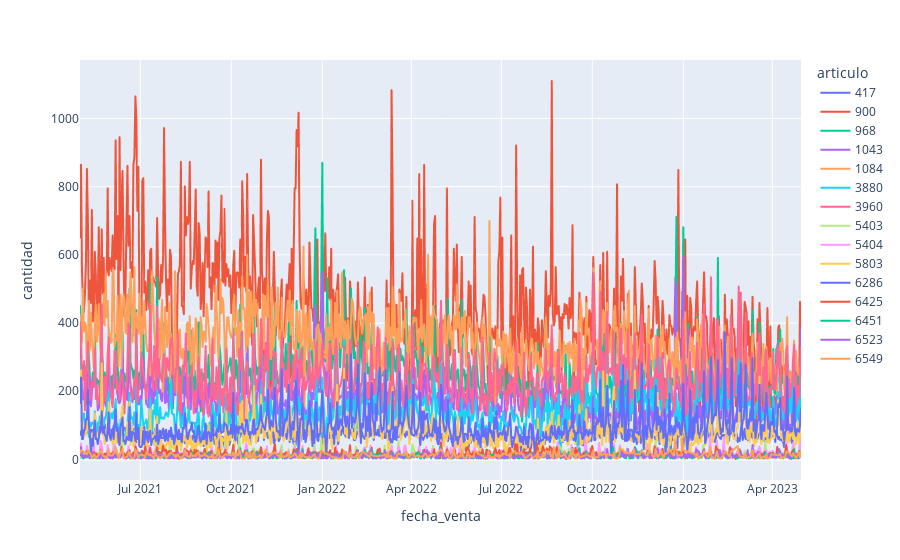

The notebook cell saved with this chart:
### Code cell
# 9
# Evolución temporal por artículo de la variable "cantidad"

group = df.groupby(["articulo", pd.Grouper(key="fecha_venta", freq="1D")])["cantidad"].sum().reset_index()
fig = px.line(group, x="fecha_venta", y="cantidad", color="articulo")
fig.show()

### Figure 1 — Plotly figure (JSON) as saved in the notebook; plotly's stock layout.template omitted (floating-point values rounded to 4 significant figures; data arrays with more than 128 entries replaced by an {"elided": "..."} marker saying what was removed)
{"data": [{"hovertemplate": "articulo=417<br>fecha_venta=%{x}<br>cantidad=%{y}<extra></extra>", "legendgroup": "417", "line": {"color": "#636efa", "dash": "solid"}, "marker": {"symbol": "circle"}, "mode": "lines", "name": "417", "showlegend": true, "type": "scattergl", "x": {"elided": "730 str values"}, "xaxis": "x", "y": {"elided": "730 float values"}, "yaxis": "y"}, {"hovertemplate": "articulo=900<br>fecha_venta=%{x}<br>cantidad=%{y}<extra></extra>", "legendgroup": "900", "line": {"color": "#EF553B", "dash": "solid"}, "marker": {"symbol": "circle"}, "mode": "lines", "name": "900", "showlegend": true, "type": "scattergl", "x": {"elided": "730 str values"}, "xaxis": "x", "y": {"elided": "730 float values"}, "yaxis": "y"}, {"hovertemplate": "articulo=968<br>fecha_venta=%{x}<br>cantidad=%{y}<extra></extra>", "legendgroup": "968", "line": {"color": "#00cc96", "dash": "solid"}, "marker": {"symbol": "circle"}, "mode": "lines", "name": "968", "showlegend": true, "type": "scattergl", "x": {"elided": "730 str values"}, "xaxis": "x", "y": {"elided": "730 float values"}, "yaxis": "y"}, {"hovertemplate": "articulo=1043<br>fecha_venta=%{x}<br>cantidad=%{y}<extra></extra>", "legendgroup": "1043", "line": {"color": "#ab63fa", "dash": "solid"}, "marker": {"symbol": "circle"}, "mode": "lines", "name": "1043", "showlegend": true, "type": "scattergl", "x": {"elided": "730 str values"}, "xaxis": "x", "y": {"elided": "730 float values"}, "yaxis": "y"}, {"hovertemplate": "articulo=1084<br>fecha_venta=%{x}<br>cantidad=%{y}<extra></extra>", "legendgroup": "1084", "line": {"color": "#FFA15A", "dash": "solid"}, "marker": {"symbol": "circle"}, "mode": "lines", "name": "1084", "showlegend": true, "type": "scattergl", "x": {"elided": "730 str values"}, "xaxis": "x", "y": {"elided": "730 float values"}, "yaxis": "y"}, {"hovertemplate": "articulo=3880<br>fecha_venta=%{x}<br>cantidad=%{y}<extra></extra>", "legendgroup": "3880", "line": {"color": "#19d3f3", "dash": "solid"}, "marker": {"symbol": "circle"}, "mode": "lines", "name": "3880", "showlegend": true, "type": "scattergl", "x": {"elided": "730 str values"}, "xaxis": "x", "y": {"elided": "730 float values"}, "yaxis": "y"}, {"hovertemplate": "articulo=3960<br>fecha_venta=%{x}<br>cantidad=%{y}<extra></extra>", "legendgroup": "3960", "line": {"color": "#FF6692", "dash": "solid"}, "marker": {"symbol": "circle"}, "mode": "lines", "name": "3960", "showlegend": true, "type": "scattergl", "x": {"elided": "730 str values"}, "xaxis": "x", "y": {"elided": "730 float values"}, "yaxis": "y"}, {"hovertemplate": "articulo=5403<br>fecha_venta=%{x}<br>cantidad=%{y}<extra></extra>", "legendgroup": "5403", "line": {"color": "#B6E880", "dash": "solid"}, "marker": {"symbol": "circle"}, "mode": "lines", "name": "5403", "showlegend": true, "type": "scattergl", "x": {"elided": "627 str values"}, "xaxis": "x", "y": {"elided": "627 float values"}, "yaxis": "y"}, {"hovertemplate": "articulo=5404<br>fecha_venta=%{x}<br>cantidad=%{y}<extra></extra>", "legendgroup": "5404", "line": {"color": "#FF97FF", "dash": "solid"}, "marker": {"symbol": "circle"}, "mode": "lines", "name": "5404", "showlegend": true, "type": "scattergl", "x": {"elided": "636 str values"}, "xaxis": "x", "y": {"elided": "636 float values"}, "yaxis": "y"}, {"hovertemplate": "articulo=5803<br>fecha_venta=%{x}<br>cantidad=%{y}<extra></extra>", "legendgroup": "5803", "line": {"color": "#FECB52", "dash": "solid"}, "marker": {"symbol": "circle"}, "mode": "lines", "name": "5803", "showlegend": true, "type": "scattergl", "x": {"elided": "727 str values"}, "xaxis": "x", "y": {"elided": "727 float values"}, "yaxis": "y"}, {"hovertemplate": "articulo=6286<br>fecha_venta=%{x}<br>cantidad=%{y}<extra></extra>", "legendgroup": "6286", "line": {"color": "#636efa", "dash": "solid"}, "marker": {"symbol": "circle"}, "mode": "lines", "name": "6286", "showlegend": true, "type": "scattergl", "x": {"elided": "728 str values"}, "xaxis": "x", "y": {"elided": "728 float values"}, "yaxis": "y"}, {"hovertemplate": "articulo=6425<br>fecha_venta=%{x}<br>cantidad=%{y}<extra></extra>", "legendgroup": "6425", "line": {"color": "#EF553B", "dash": "solid"}, "marker": {"symbol": "circle"}, "mode": "lines", "name": "6425", "showlegend": true, "type": "scattergl", "x": {"elided": "729 str values"}, "xaxis": "x", "y": {"elided": "729 float values"}, "yaxis": "y"}, {"hovertemplate": "articulo=6451<br>fecha_venta=%{x}<br>cantidad=%{y}<extra></extra>", "legendgroup": "6451", "line": {"color": "#00cc96", "dash": "solid"}, "marker": {"symbol": "circle"}, "mode": "lines", "name": "6451", "showlegend": true, "type": "scattergl", "x": {"elided": "657 str values"}, "xaxis": "x", "y": {"elided": "657 float values"}, "yaxis": "y"}, {"hovertemplate": "articulo=6523<br>fecha_venta=%{x}<br>cantidad=%{y}<extra></extra>", "legendgroup": "6523", "line": {"color": "#ab63fa", "dash": "solid"}, "marker": {"symbol": "circle"}, "mode": "lines", "name": "6523", "showlegend": true, "type": "scattergl", "x": {"elided": "682 str values"}, "xaxis": "x", "y": {"elided": "682 float values"}, "yaxis": "y"}, {"hovertemplate": "articulo=6549<br>fecha_venta=%{x}<br>cantidad=%{y}<extra></extra>", "legendgroup": "6549", "line": {"color": "#FFA15A", "dash": "solid"}, "marker": {"symbol": "circle"}, "mode": "lines", "name": "6549", "showlegend": true, "type": "scattergl", "x": {"elided": "426 str values"}, "xaxis": "x", "y": {"elided": "426 float values"}, "yaxis": "y"}], "layout": {"legend": {"title": {"text": "articulo"}, "tracegroupgap": 0}, "margin": {"t": 60}, "xaxis": {"anchor": "y", "domain": [0, 1], "title": {"text": "fecha_venta"}}, "yaxis": {"anchor": "x", "domain": [0, 1], "title": {"text": "cantidad"}}}}
